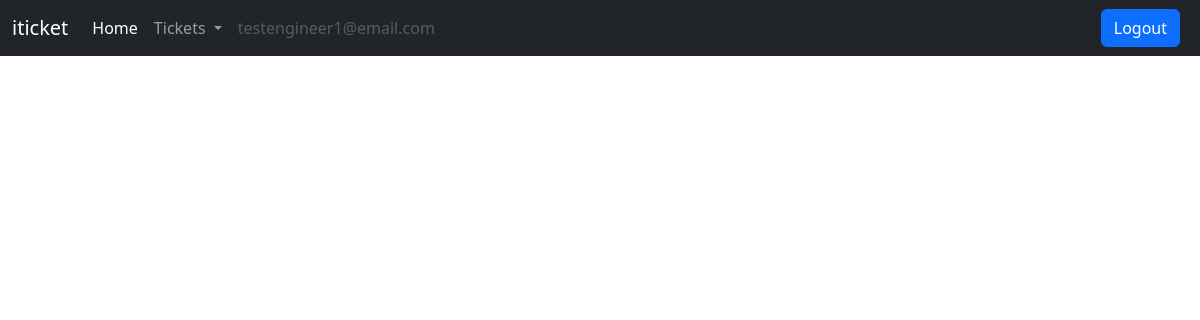
Page /ticket/engineer-resolved-tickets/ (signed in) on the earlier database version.
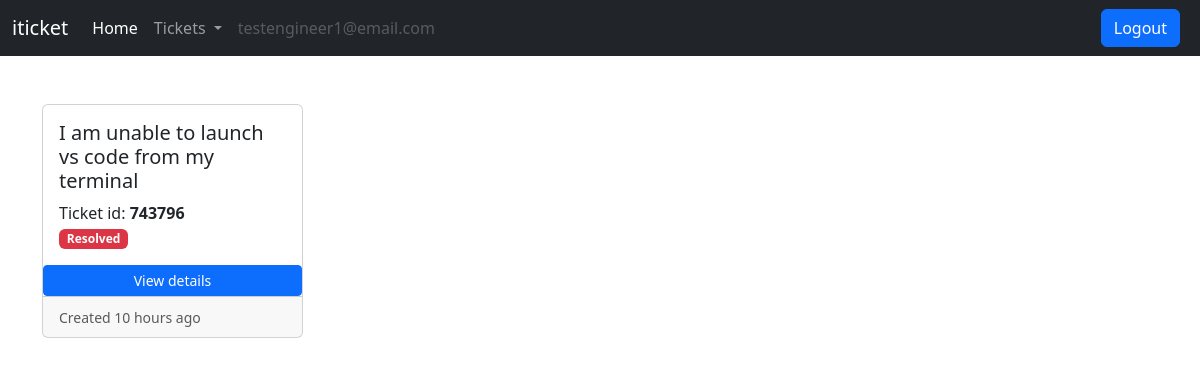
Same page on the later database version.
### ticket/models.py (models this page shows)
class Ticket(models.Model):
    customer = models.ForeignKey(User, on_delete=models.CASCADE)
    engineer = models.ForeignKey(User, on_delete=models.DO_NOTHING, related_name='engineer', null=True, blank=True)
    ticket_id = models.CharField(max_length=15, unique=True)
    ticket_title = models.CharField(max_length=50)
    ticket_description = models.TextField()
    status = models.CharField(max_length=20, choices=CHOICES, default='Pending')
    created_on = models.DateTimeField(auto_now_add=True)
    last_modified = models.DateTimeField(auto_now=True)
    is_resolved = models.BooleanField(default=False)
    severity = models.CharField(max_length=5, choices=(('A', 'A'), ('B', 'B')), default='B')
    is_assigned_to_engineer = models.BooleanField(default=False)
    resolution_steps = models.TextField(blank=True, null=True)

### ticket/views.py (the view)
# urls.py: path('engineer-resolved-tickets/', views.engineer_resolved_tickets, name='engineer-resolved-tickets'),
def engineer_resolved_tickets(request):
    tickets = Ticket.objects.filter(engineer=request.user, is_resolved=True).order_by('-created_on')
    context = {'tickets':tickets}
    return render(request, 'ticket/engineer_resolved_tickets.html', context)

### templates/ticket/engineer_resolved_tickets.html
{% extends 'base.html' %}
{% load static %}
{% load humanize %}
{% block content %}
<div class="row row-cols-1 row-cols-md-4 g-4">
    {% for ticket in tickets %}
    <div class="col">
        <div class="card h-100">
            <div class="card-body">
                <h5 class="card-title">{{ticket.ticket_title}}</h5>
                <p class="card-text">
                    Ticket id: <b>{{ticket.ticket_id}}</b><br>
                    {% if ticket.status == 'Pending' %}
                    <span class="badge bg-warning">Pending</span>
                    {% elif ticket.status == 'Active' %}
                    <span class="badge bg-success">Active</span>
                    {% elif ticket.status == 'Resolved' %}
                    <span class="badge bg-danger">Resolved</span>
                    {% endif %}
                </p>
            </div>
            <a href="{% url 'ticket-details' ticket.ticket_id %}" class="btn btn-primary btn-sm">View details</a>
            <div class="card-footer">
                <small class="text-muted">Created {{ticket.created_on|naturaltime}}</small>
            </div>
        </div>
    </div>
    {% endfor %}
</div>
{% endblock content %}

Differences in the rows shown:
now on this page (row edited): Ticket: ticket_title "I am unable to launch vs code from my terminal", ticket_id "743796", status "Resolved", created_on "10 hours ago"
